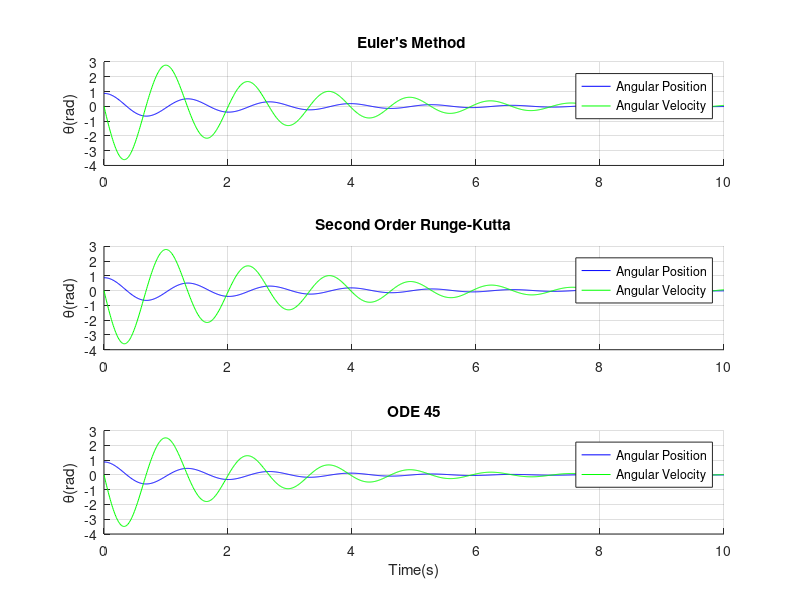

The MATLAB source for this figure:
%%
% ME 3001 - Mechanical Engineering Analysis
% Tristan Hill - Spring 2017
% Solving Second ODEs - Euler's and RK2 Methods
%%
clear variables;close all;clc

% Use the free non-linear pendulum as the model, the link is massless %
% The ODE was derived in class  

%% Constant Parameters
m=2;
g=9.8;
l=42*(1/100);
c=1; %drag

%% define the slope function
%anonymous funtion defintions
u1_prime=@(t,u1,u2) u2;
u2_prime=@(t,u1,u2) -g/l*sin(u1)-c*u2;

%% Forward integration with Euler's and RK
theta0=50; %ICs
omega0=0;

u1_eu(1)=theta0*pi/180; %u1, initial theta
u2_eu(1)=omega0;  %u2, initial omega

u1_rk2(1)=theta0*pi/180; %u1, initial theta
u2_rk2(1)=omega0;  %u2, initial omega

dt=.01;
t_stop=10;
time=0:dt:t_stop;

figure(1);hold on
for j=1:length(time)
  
    %eulers for u1
    u1_eu(j+1)=u1_eu(j)+u1_prime(time(j),u1_eu(j),u2_eu(j))*dt;  
    
    %eulers for u2
    u2_eu(j+1)=u2_eu(j)+u2_prime(time(j),u1_eu(j),u2_eu(j))*dt;   
    
    % RK2 for u1
    k1=u1_prime(time(j),u1_rk2(j),u2_rk2(j))*dt;
    k2=u1_prime(time(j)+dt,u1_rk2(j)+k1,u2_rk2(j))*dt;   
    u1_rk2(j+1)=u1_rk2(j)+k1/2+k2/2;       
    
    % RK2 for U2
    k1=u2_prime(time(j),u1_rk2(j),u2_rk2(j))*dt;    
    k2=u2_prime(time(j)+dt,u1_rk2(j),u2_rk2(j)+k1)*dt;      
    u2_rk2(j+1)=u2_rk2(j)+k1/2+k2/2;

end

%% now verify with the ODE45 solver

%define the system of 2 ODEs
ode_sys=@(t,u) [u(2)
                -g/l*sin(u(1))-c*u(2)]

%define the initial conditions (r(0) ,dr(0)/dtau, theta(0), d theta(0)/dtau) 
initcond=[50*pi/180,0];

[t45,x45]=ode45(ode_sys,time,initcond);

%% plotting 
figure(1);hold on
subplot(3,1,1);hold on 
plot(time,u1_eu(1:length(time)),'b')
plot(time,u2_eu(1:length(time)),'g')
title('Euler''s Method ')
legend('Angular Position','Angular Velocity')
ylabel('\theta(rad)')
grid on

subplot(3,1,2);hold on
plot(time,u1_rk2(1:length(time)),'b')
plot(time,u2_rk2(1:length(time)),'g')
title('Second Order Runge-Kutta')
legend('Angular Position','Angular Velocity')
ylabel('\theta(rad)')
grid on

subplot(3,1,3);hold on
plot(t45,x45(:,1),'b')
plot(t45,x45(:,2),'g')
title('ODE 45')
legend('Angular Position','Angular Velocity')
xlabel('Time(s)')
ylabel('\theta(rad)')
grid on
